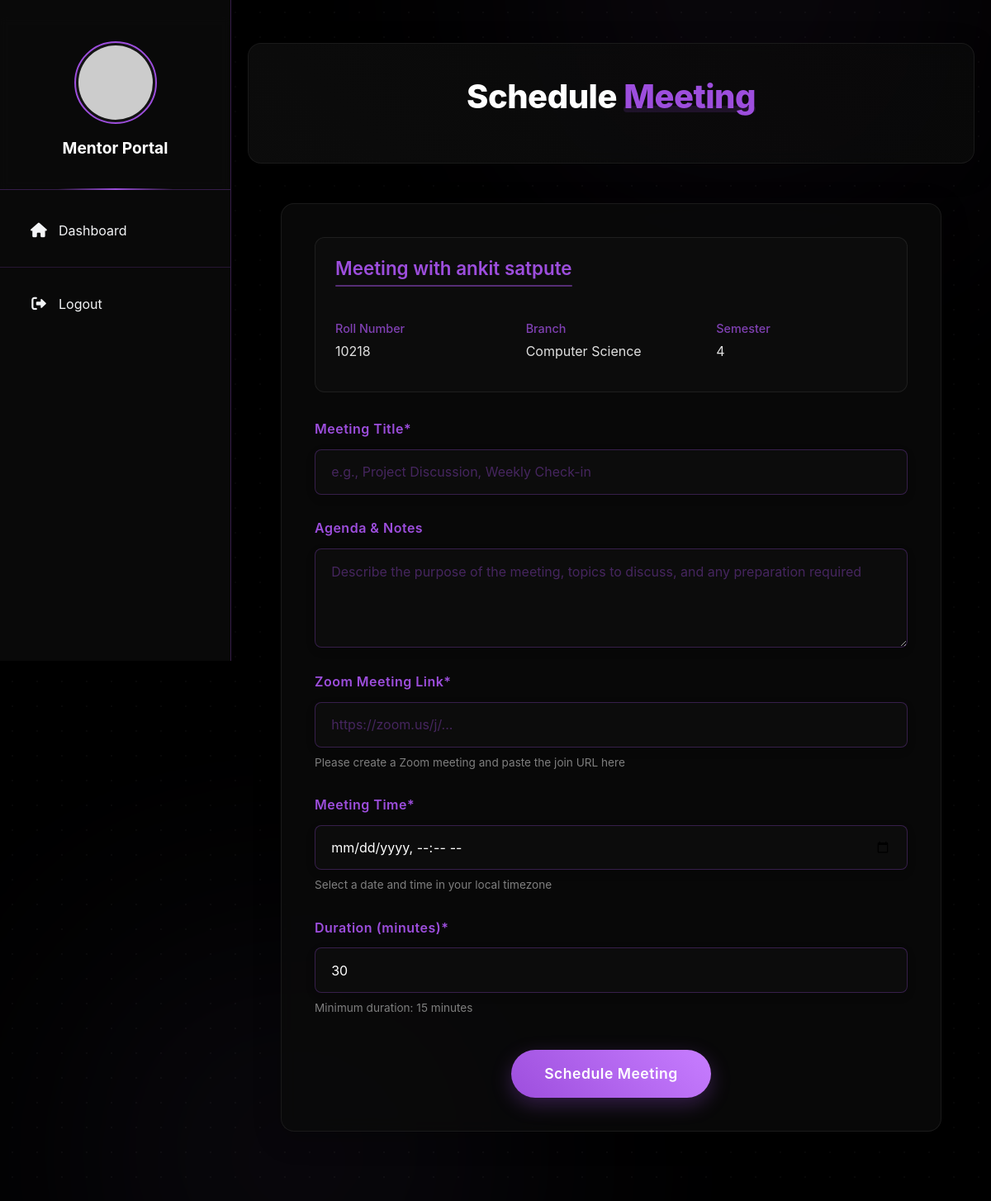
The page /mentor/schedule-meeting/13/ (signed in) on the database its author committed.
### students/models.py (models this page shows, shortened)
class StudentProfile(models.Model):
    SECTION_CHOICES = [
        ('A', 'Section A'),
        ('B', 'Section B'),
        ('C', 'Section C'),
        ('D', 'Section D'),
    ]
    BRANCH_CHOICES = [
        ('CSE', 'Computer Science'),
        ('IT', 'Information Technology'),
        ('ECE', 'Electronics & Communication'),
        ('EEE', 'Electrical & Electronics'),
        ('MECH', 'Mechanical'),
        ('CIVIL', 'Civil'),
    ]
    user = models.OneToOneField(User, on_delete=models.CASCADE, related_name='student_profile')
    profile_picture = models.ImageField(upload_to='student_profiles/', null=True, blank=True)
    full_name = models.CharField(max_length=100, null=True, blank=True)
    phone = models.CharField(max_length=15, null=True, blank=True)
    dob = models.DateField(null=True, blank=True)
    bio = models.TextField(null=True, blank=True)
    roll_number = models.CharField(max_length=20, unique=True, null=True, blank=True)
    branch = models.CharField(max_length=10, choices=BRANCH_CHOICES, null=True, blank=True)
    section = models.CharField(max_length=1, choices=SECTION_CHOICES, null=True, blank=True)
    semester = models.IntegerField(null=True, blank=True)
    admission_year = models.IntegerField(null=True, blank=True)
    address = models.TextField(null=True, blank=True)
    parent_name = models.CharField(max_length=100, null=True, blank=True)
    parent_phone = models.CharField(max_length=15, null=True, blank=True)
    created_at = models.DateTimeField(auto_now_add=True)
    updated_at = models.DateTimeField(auto_now=True)

### mentor/views.py (the view, shortened to what this page needs)
# urls.py: path('schedule-meeting/<int:student_id>/', views.schedule_meeting, name='schedule_meeting'),
@login_required
def schedule_meeting(request, student_id):
    try:
        mentor = request.user.mentor_profile
        student = get_object_or_404(StudentProfile, id=student_id)
        connection = MentorConnection.objects.filter(
            mentor=mentor,
            student=student,
            status='accepted'
        ).first()
        if not connection:
            messages.error(request, 'You can only schedule meetings with connected students.')
            return redirect('connected_students')
        context = {
            'student': student,
            'connection': connection
        }
        return render(request, 'mentor/schedule_meeting.html', context)
    except Exception as e:
        messages.error(request, f'An error occurred: {str(e)}')
        return redirect('connected_students')

### mentor/templates/mentor/schedule_meeting.html (shortened to what this page needs)
{% extends 'mentor/base.html' %}
{% load static %}
{% block content %}
<div class="meeting-container">
    <div class="meeting-header">
        <h1>Schedule <span>Meeting</span></h1>
    </div>
    <div class="meeting-form-card">
        <div class="student-info">
            <div class="student-info-header">
                <h3>Meeting with {{ student.full_name }}</h3>
            </div>
            <div class="info-item">
                <div class="info-label">Roll Number</div>
                <div class="info-value">{{ student.roll_number }}</div>
            </div>
            <div class="info-item">
                <div class="info-label">Branch</div>
                <div class="info-value">{{ student.get_branch_display }}</div>
            </div>
            <div class="info-item">
                <div class="info-label">Semester</div>
                <div class="info-value">{{ student.semester }}</div>
            </div>
        </div>
        <form method="POST">
            <div class="form-group">
                <label for="title">Meeting Title*</label>
                <input type="text" id="title" name="title" class="form-control" required
                       placeholder="e.g., Project Discussion, Weekly Check-in">
            </div>
            <div class="form-group">
                <label for="description">Agenda & Notes</label>
                <textarea id="description" name="description" class="form-control"
                          placeholder="Describe the purpose of the meeting, topics to discuss, and any preparation required"></textarea>
            </div>
            <div class="form-group">
                <label for="meeting_link">Zoom Meeting Link*</label>
                <input type="url" id="meeting_link" name="meeting_link" class="form-control" required
                       placeholder="https://zoom.us/j/...">
                <div class="form-text">Please create a Zoom meeting and paste the join URL here</div>
            </div>
            <div class="form-group">
                <label for="meeting_time">Meeting Time*</label>
                <input type="datetime-local" id="meeting_time" name="meeting_time" class="form-control" required>
                <div class="form-text">Select a date and time in your local timezone</div>
            </div>
            <div class="form-group">
                <label for="duration">Duration (minutes)*</label>
                <input type="number" id="duration" name="duration" class="form-control" required
                       min="15" step="15" value="30">
                <div class="form-text">Minimum duration: 15 minutes</div>
            </div>
            <div class="submit-btn-container">
                <button type="submit" class="btn-schedule">Schedule Meeting</button>
            </div>
        </form>
    </div>
</div>
{% endblock %}

### mentor/templates/mentor/base.html (style rules this page uses)
:root { --primary: #9d4edd; --primary-hover: #8b5cf6; --primary-light: rgba(157, 78, 221, 0.2); --text-light: #F3F4F6; --text-secondary: #D1D5DB; --sidebar-width: 280px; --sidebar-bg: rgba(10, 10, 10, 0.9); --card-bg: rgba(30, 30, 30, 0.5); --card-border: rgba(157, 78, 221, 0.3); }
body { background-color: #000000; min-height: 100vh; margin: 0; color: var(--text-light); font-family: 'Inter', sans-serif; overflow-x: hidden; position: relative; }

### mentor/templates/mentor/schedule_meeting.html (style rules this page uses)
.meeting-container { padding: 2rem 0; position: relative; z-index: 2; }
.meeting-header { background: rgba(10, 10, 10, 0.8); backdrop-filter: blur(10px); border: 1px solid rgba(30, 30, 30, 0.8); border-radius: 16px; padding: 2.5rem; margin-bottom: 3rem; text-align: center; box-shadow: 0 8px 32px rgba(0, 0, 0, 0.25); position: relative; overflow: hidden; animation: fadeInDown 0.8s ease-out forwards; }
.meeting-header::before { content: ''; position: absolute; top: 0; left: 0; width: 100%; height: 100%; background: linear-gradient(45deg, rgba(20, 20, 20, 0.3), transparent); z-index: -1; }
.meeting-header h1 { font-size: 2.5rem; font-weight: 800; letter-spacing: -0.5px; line-height: 1.2; margin-bottom: 1rem; color: white; animation: fadeIn 0.6s ease-out 0.4s forwards; }
.meeting-header h1 span { color: #9d4edd; position: relative; display: inline-block; }
.meeting-header h1 span::after { content: ""; position: absolute; bottom: 5px; left: 0; width: 0; height: 8px; background-color: rgba(157, 78, 221, 0.15); z-index: -1; border-radius: 4px; animation: lineGrow 0.6s ease-out 1s forwards; }
.meeting-form-card { background: rgba(10, 10, 10, 0.8); backdrop-filter: blur(10px); border: 1px solid rgba(30, 30, 30, 0.8); border-radius: 16px; padding: 2.5rem; margin-bottom: 2rem; box-shadow: 0 8px 32px rgba(0, 0, 0, 0.25); position: relative; overflow: hidden; animation: fadeInUp 0.8s ease-out 0.6s forwards; max-width: 800px; margin-left: auto; margin-right: auto; }
.meeting-form-card::before { content: ''; position: absolute; top: 0; left: 0; width: 3px; height: 0; background: #9d4edd; transition: height 0.4s ease; }
.student-info { display: grid; grid-template-columns: repeat(auto-fit, minmax(200px, 1fr)); gap: 1.5rem; margin-bottom: 2rem; background: rgba(15, 15, 15, 0.6); border-radius: 12px; padding: 1.5rem; border: 1px solid rgba(50, 50, 50, 0.5); }
.student-info-header { grid-column: 1 / -1; margin-bottom: 0.5rem; }
.student-info-header h3 { color: #9d4edd; margin-bottom: 0.5rem; font-size: 1.4rem; font-weight: 600; position: relative; display: inline-block; padding-bottom: 0.5rem; }
.student-info-header h3::after { content: ''; position: absolute; bottom: 0; left: 0; width: 100%; height: 2px; background: #9d4edd; opacity: 0.5; border-radius: 2px; }
.info-item { margin-bottom: 0.8rem; }
.info-label { color: #9d4edd; font-size: 0.9rem; margin-bottom: 0.3rem; font-weight: 500; opacity: 0.8; }
.info-value { color: #e0e0e0; font-size: 1rem; }
.form-group { margin-bottom: 1.8rem; animation: fadeIn 0.5s ease-out forwards; opacity: 0; }
.form-group:nth-child(2) { animation-delay: 0.9s; }
.form-group:nth-child(3) { animation-delay: 1.0s; }
.form-group:nth-child(4) { animation-delay: 1.1s; }
.form-group:nth-child(5) { animation-delay: 1.2s; }
.form-group label { display: block; color: #9d4edd; margin-bottom: 0.8rem; font-weight: 600; font-size: 1rem; letter-spacing: 0.5px; }
.form-control { width: 100%; padding: 0.9rem 1.2rem; border: 1px solid rgba(157, 78, 221, 0.3); border-radius: 8px; background: rgba(15, 15, 15, 0.6); color: #fff; font-size: 1rem; transition: all 0.3s ease; box-shadow: 0 4px 12px rgba(0, 0, 0, 0.1); }
.form-control::placeholder { color: rgba(157, 78, 221, 0.4); }
textarea.form-control { min-height: 120px; resize: vertical; }
.form-text { color: #9d9d9d; font-size: 0.85rem; margin-top: 0.5rem; opacity: 0.8; transition: opacity 0.3s ease; }
.submit-btn-container { text-align: center; margin-top: 2.5rem; opacity: 0; animation: fadeIn 0.5s ease-out 1.4s forwards; }
.btn-schedule { background: linear-gradient(45deg, #9d4edd, #c77dff); color: white; border: none; padding: 1rem 2.5rem; border-radius: 30px; font-size: 1.1rem; font-weight: 600; cursor: pointer; transition: all 0.3s ease; box-shadow: 0 8px 25px rgba(157, 78, 221, 0.3); letter-spacing: 0.5px; }

### rows shown on the page
StudentProfile: full_name "ankit satpute", roll_number "10218", branch "Computer Science", semester "4"

### other values the page prints
{{ mentor.full_name|default:"Mentor Portal" }} "Mentor Portal"
